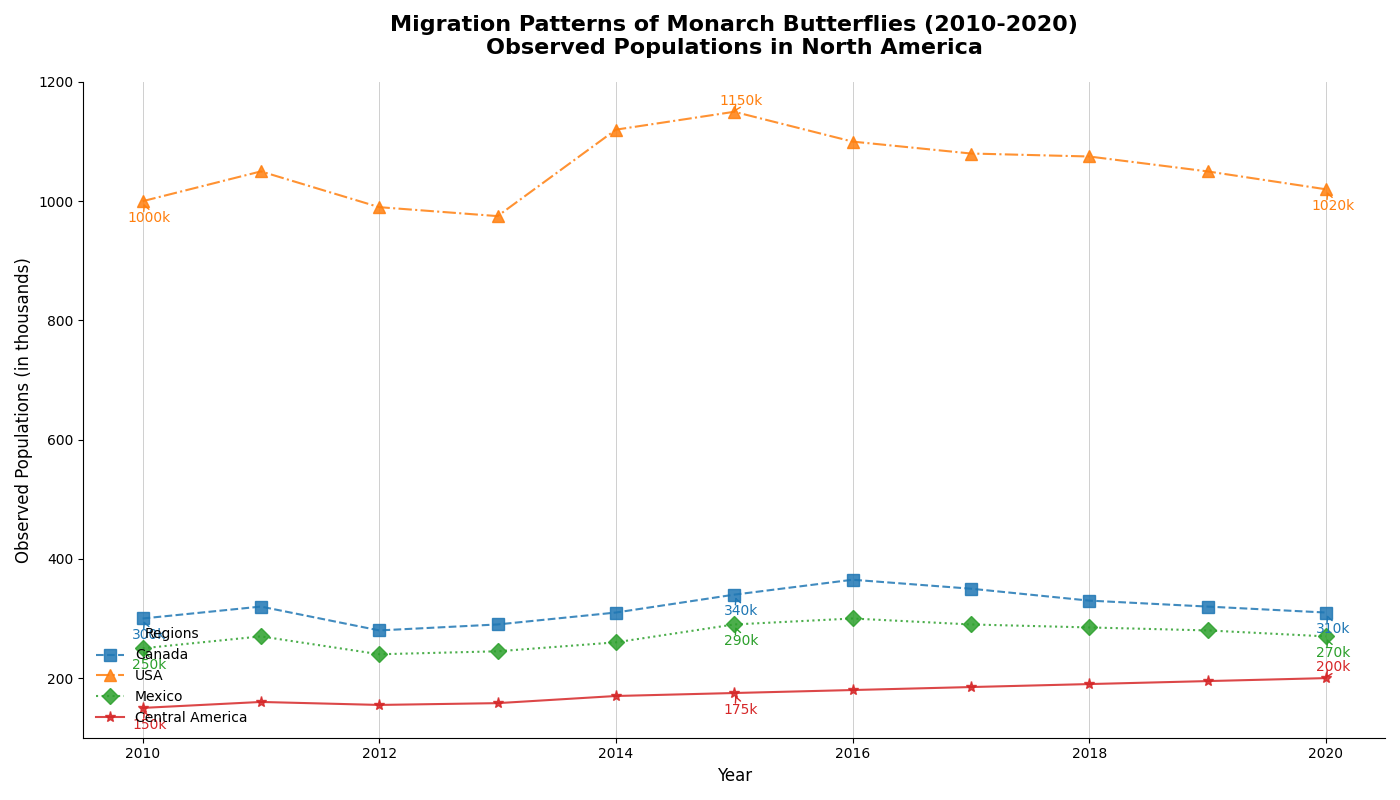

Python code for this plot:
import matplotlib.pyplot as plt
import numpy as np

years = np.arange(2010, 2021)
populations = {
    'Canada': [300, 320, 280, 290, 310, 340, 365, 350, 330, 320, 310],
    'USA': [1000, 1050, 990, 975, 1120, 1150, 1100, 1080, 1075, 1050, 1020],
    'Mexico': [250, 270, 240, 245, 260, 290, 300, 290, 285, 280, 270],
    'Central America': [150, 160, 155, 158, 170, 175, 180, 185, 190, 195, 200]
}

plt.figure(figsize=(14, 8))

markers = ['s', '^', 'D', '*']
line_styles = ['--', '-.', ':', '-']
colors = ['#1f77b4', '#ff7f0e', '#2ca02c', '#d62728']  # New colors

for (region, pops), color, marker, style in zip(populations.items(), colors, markers, line_styles):
    plt.plot(years, pops, linestyle=style, marker=marker, label=region, color=color, linewidth=1.5, markersize=8, alpha=0.85)
    
    midpoint_index = len(years) // 2
    key_points = [(years[0], pops[0]), (years[midpoint_index], pops[midpoint_index]), (years[-1], pops[-1])]
    for (year, pop) in key_points:
        plt.annotate(f'{pop}k', xy=(year, pop), xytext=(5, -15 if pop < max(pops) else 5), 
                     textcoords='offset points', arrowprops=dict(arrowstyle='->', color=color), 
                     fontsize=10, color=color, ha='center')

plt.title('Migration Patterns of Monarch Butterflies (2010-2020)\nObserved Populations in North America', 
          fontsize=16, fontweight='bold', pad=20)
plt.xlabel('Year', fontsize=12)
plt.ylabel('Observed Populations (in thousands)', fontsize=12)

plt.legend(title='Regions', loc='lower left', fontsize=10, frameon=False)
plt.grid(True, which='major', axis='x', linestyle='-', linewidth=0.7, alpha=0.6)
plt.gca().spines['top'].set_visible(False)
plt.gca().spines['right'].set_visible(False)

plt.tight_layout()
plt.show()
